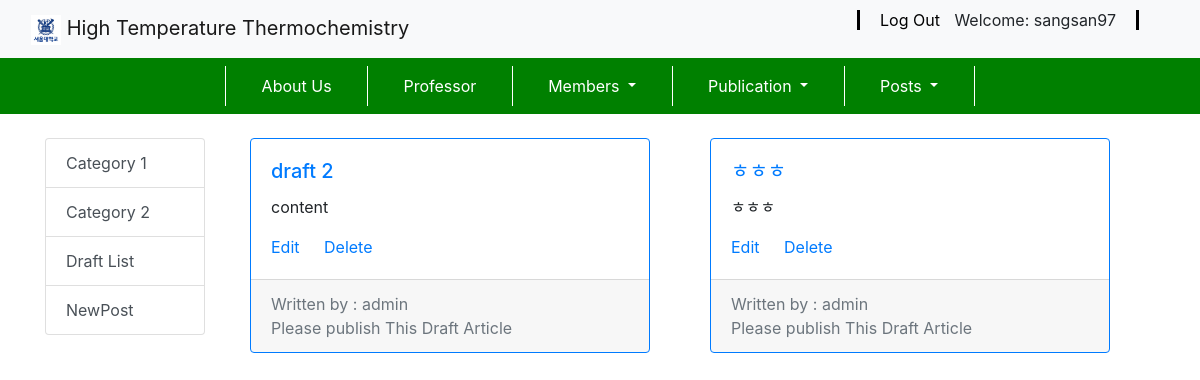
Page /drafts/ (signed in) on the committed database.
### blog/models.py (models this page shows, shortened)
class MyUser(AbstractUser):
    StudentID = models.CharField(max_length=10)

class Post(models.Model):
    author = models.ForeignKey('MyUser', on_delete=models.CASCADE)
    title = models.CharField(max_length=200)
    text = models.TextField()
    created_date = models.DateTimeField(default=timezone.now)
    published_date = models.DateTimeField(blank=True, null=True)
    photo = models.ImageField(blank=True, null=True)
    document = models.FileField(blank=True, null=True, upload_to='documents/')
    where_to = [
        ('post_list', 'Post List'),
        ('post_list2', 'Post List2'),
        ('draft', 'Draft')
    ]
    where_to_status = models.CharField(max_length=15, choices=where_to, default='draft')

### blog/views.py (the view)
# urls.py: path('drafts/', views.DraftListView.as_view(), name='post_draft_list'),
class DraftListView(LoginRequiredMixin, ListView):
    login_url = '/login/'
    model = Post
    fields = ('text', )
    template_name = 'blog/post_draft_list.html'
    context_object_name = 'posts'
    def get_queryset(self):
        draft_posts = Post.objects.filter(where_to_status='draft').order_by('created_date').reverse()
        return draft_posts

### templates/blog/post_draft_list.html
{% extends 'blog/base.html' %}
{% block content %}
<div class="row">
<div class="col-2">
    <div id="list-example" class="list-group sticky-top">
        <a class="list-group-item list-group-item-action" href="{% url 'post_list' %}">Category 1</a>
        <a class="list-group-item list-group-item-action" href="{% url 'post_list2' %}">Category 2</a>
        <a class="list-group-item list-group-item-action" href="{% url 'post_draft_list' %}">Draft List</a>
        <a class="list-group-item list-group-item-action" href="{% url 'post_form' %}">NewPost</a>
    </div>
</div>
<div class="card-deck col-10">
    {% for post in posts %}
    <div class = "col-6">
        <div class="card border-primary mb-3">
            <div class="card-body">
                <h5 class="card-title"><a href="{% url 'post_detail' pk=post.pk %}">{{ post.title }}</a></h5>
                  <p class="card-text">{{ post.text|truncatechars:200 }}</p>
                  <a href="{% url 'post_edit' pk=post.pk %}" class="card-link">Edit</a>
                  <a href="{% url 'post_remove' pk=post.pk %}" class="card-link">Delete</a>
            </div>
            <div class="card-footer text-muted">
                Written by : {{ post.author }}
                <br>
                Please publish This Draft Article
            </div>
            </div>
    </div>
    <br>
    {% endfor %}
</div>
</div>
{% endblock %}

### templates/blog/base.html (shortened to what this page needs)
<!DOCTYPE html>
<html lang="en">
<head>
<link rel="stylesheet" href="https://stackpath.bootstrapcdn.com/bootstrap/4.1.3/css/bootstrap.min.css">
</head>
{% load crispy_forms_tags %}
<body>
    <nav class="navbar navbar-light bg-light">
                <div class="row col-12">
                <div class="col-md-8">
                    <a class="navbar-brand" href="{% url 'slide' %}">
                            {% load static %}
                            <img src="{% static 'snulogo.jpg' %}" width="30" height="30" alt="">
                            High Temperature Thermochemistry
                    </a>
                </div>
                <div class="col-md-4" style="text-align: right;">
                    {% if user.is_authenticated %}
                    <span style="border-left: black solid 3px; border-right: black solid 3px;">
                    <a class="nav-item" href="{% url 'logout' %}" style="color: black; padding-left: 20px; padding-right: 10px;">Log Out</a>
                    <a class="nav-item" style="padding-right : 20px;"> Welcome: {{ user.username }} </a>
                    </span>
                    {% else %}
                    <span style="border-left: black solid 3px; border-right: black solid 3px;">
                    <a class="nav-item" href="{% url 'login' %}" style="color: black; padding-left: 20px; padding-right: 20px;">Login</a>
                    </span>
                    {% endif %}
                </div>
                </div>
    </nav>
    <nav class="navbar navbar-expand-lg navbar-light" style="background-color: green;">
            <div class="collapse navbar-collapse nav-fill w-100" id="navbarNavAltMarkup">
              <div class="navbar-nav nav-fill w-100">
                {% if user.is_authenticated %}
                <div class="col"></div>
                <div class="row col-8">
                <a class="nav-item nav-link" style="color: white; border-left: white solid 1px;" href="{% url 'about' %}">About Us</a>
                <a class="nav-item nav-link" style="color: white; border-left: white solid 1px;" href="{% url 'professor' %}">Professor</a>
                <li class="nav-item dropdown" style="border-left: white solid 1px;">
                    <a class="nav-link dropdown-toggle" style="color: white;" href="#" id="navbarDropdown" role="button" data-toggle="dropdown" aria-haspopup="true" aria-expanded="false">
                      Members
                    </a>
                </li>
                <li class="nav-item dropdown" style="border-left: white solid 1px;">
                    <a class="nav-link dropdown-toggle" style="color: white;" href="#" id="navbarDropdown" role="button" data-toggle="dropdown" aria-haspopup="true" aria-expanded="false">
                      Publication
                    </a>
                </li>
                <li class="nav-item dropdown" style="border-left: white solid 1px;">
                    <a class="nav-link dropdown-toggle" style="color: white;" href="#" id="navbarDropdown" role="button" data-toggle="dropdown" aria-haspopup="true" aria-expanded="false">
                      Posts
                    </a>
                </li>
                </div>
                <div class="col" style="border-left: white solid 1px;"></div>
                {% endif %}
              </div>
          </nav>
          <br>
    <div class="content container">
        {% block content %}
        {% endblock %}
    </div>
</body>
</html>

### rows in the picture
MyUser: username "sangsan97"
Post: title "draft 2", text "content", author "admin"
Post: title "ㅎㅎㅎ", text "ㅎㅎㅎ", author "admin"
